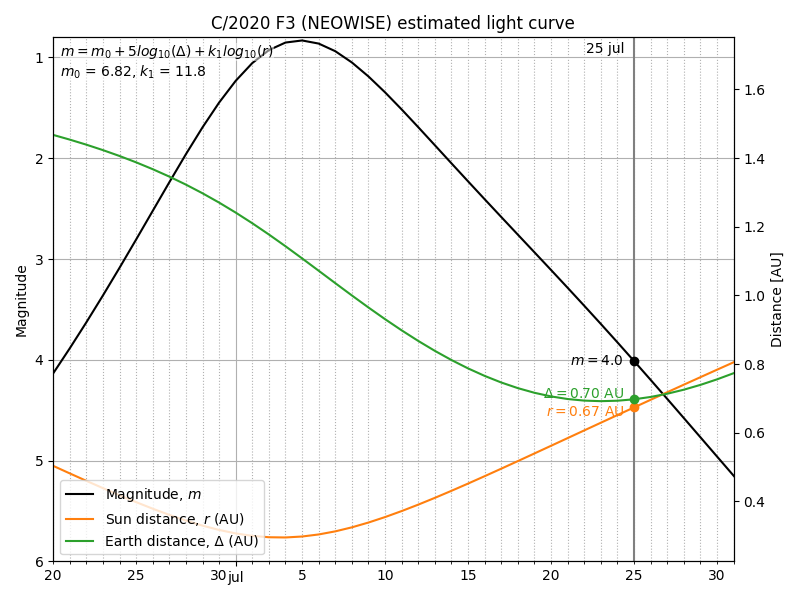

This chart was generated by the following Python code:
from datetime import datetime
from math import log10
import sys

import matplotlib.pyplot as plt
import matplotlib.dates as mdates
import matplotlib.ticker as ticker
import numpy as np

# ==============================================================================

# JPL Horizons data file (for distances to Sun and Earth)
data_fname = "horizons_C2020F3NEOWISE.txt"

# Light curve fit
# m0 + m1 log ∆ + m2 log r
# where
# Δ: comet-Earth distance, AU
# r: comet-Sun distance, AU
# Source: http://astro.vanbuitenen.nl/comet/2020F3
# Updated 20 jul
m0 = 6.95
k1 = 11.98
def get_magnitude(r, D):
  return m0 + 5*log10(D) + k1*log10(r)

# ==============================================================================

# Read Horizons data file
data = []
with open(data_fname) as f:
  for i in range(70):
    f.readline()
  for i in range(92):
    line = f.readline()
    date = datetime.strptime(line[1:12], "%Y-%b-%d")
    Tmag = float(line[72:78])
    Nmag = float(line[80:86])
    r = float(line[88:102])
    D = float(line[115:130])
    mag = get_magnitude(r, D)
    elong = float(line[145:153])
    pos = line[154]
    data.append((date, Tmag, Nmag, mag, r, D, elong, pos))

dates, Tmags, Nmags, mags, rs, Ds, elongs, pos = zip(*data)

now = datetime.utcnow()
now = datetime(now.year, now.month, now.day)
for i in range(len(dates)):
  if now <= dates[i]:
    break
now_date = dates[i]
now_mag = mags[i]
now_r = rs[i]
now_D = Ds[i]

# ---------------------------------------------
# LIGHT CURVE

plt.figure(figsize=(8,6))

plt.axvline(dates[i], color="0.5")
plt.annotate(dates[i].strftime("%d %b").lstrip("0"), xy=(now_date, 0.97), xycoords=("data", "axes fraction"), xytext=(5, 0), textcoords="offset pixels")

ln1, = plt.plot(dates, mags, color="k", label="Magnitude, $m$")
ax1 = plt.gca()

plt.scatter([now_date], [now_mag], color="k", zorder=10)
plt.annotate("$m=${:.1f}".format(now_mag), xy=(now_date, now_mag), xytext=(10, 0), textcoords="offset pixels")

plt.xlim(datetime(2020,6,20), datetime(2020,7,31))
plt.ylim(6, 0.8)

plt.ylabel("Magnitude")
plt.title("C/2020 F3 (NEOWISE) estimated light curve")
notes = ["$m = m_0 + 5 log_{10}(Δ) + k_1 log_{10}(r)$", "$m_0$ = {}, $k_1$ = {}".format(m0, k1)]
y0 = 0.99
dy = 0.04
bbox = dict(facecolor="white", edgecolor='none', pad=0, alpha=0.5)
for i,text in enumerate(notes):
  plt.text(0.01, y0-dy*i, text, transform=plt.gca().transAxes, va="top", bbox=bbox)

# ---------------------------------------------
# DISTANCES

ax2 = plt.gca().twinx()

color = "C1"
ln2, = ax2.plot(dates, rs, color=color, label="Sun distance, $r$ (AU)")
plt.scatter([now_date], [now_r], zorder=10, color=color)
plt.annotate("$r=${:.2f} AU".format(now_r), xy=(now_date, now_r), xytext=(10, -10), textcoords="offset pixels", color=color)

color = "C2"
ln3, = ax2.plot(dates, Ds, color=color, label="Earth distance, Δ (AU)")
plt.scatter([now_date], [now_D], zorder=10, color=color)
plt.annotate("$Δ=${:.2f} AU".format(now_D), xy=(now_date, now_D), xytext=(10, 0), textcoords="offset pixels", color=color)

plt.ylabel("Distance [AU]")

plt.legend(handles=[ln1, ln2, ln3], loc="lower left")

# ---------------------------------------------
# DECORATIONS

plt.sca(ax1)

def fmt(x, pos):
  date = mdates.num2date(x)
  if date.day % 5 == 0:
    return str(date.day)
  else:
    return ""
plt.gca().xaxis.set_major_locator(mdates.MonthLocator())
plt.gca().xaxis.set_major_formatter(mdates.DateFormatter("%b"))
plt.gca().xaxis.set_minor_locator(mdates.DayLocator())
plt.gca().xaxis.set_minor_formatter(ticker.FuncFormatter(fmt))
# plt.gca().xaxis.set_major_locator(mdates.DayLocator(bymonthday=range(5,35,5)))
# plt.gca().xaxis.set_major_formatter(mdates.DateFormatter("%d"))
# plt.gca().xaxis.set_minor_locator(mdates.DayLocator(interval=1))

plt.grid(ls="-", which="major")
plt.grid(ls=":", which="minor")
plt.gca().set_axisbelow(True)

# ---------------------------------------------

plt.tight_layout()

if "--save" in sys.argv:
  fname = "light_curve.png"
  plt.savefig(fname)
  print("Wrote", fname)
else:
  plt.show()
